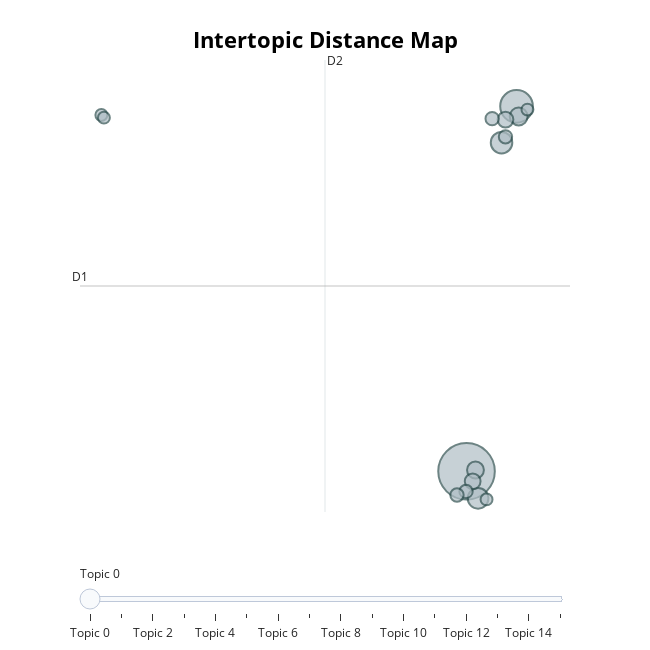

The cell this chart's notebook holds for it:
### Code cell
# run this cell to visualize the topics
step07_topic_model.visualize_topics()

### Figure 1 — Plotly figure (JSON) as saved in the notebook; plotly's stock layout.template omitted (floating-point values rounded to 4 significant figures)
{"data": [{"customdata": [[0, "world | america | new | people | years", 90], [1, "states | united | government | congress | public", 30], [2, "states | united | government | public | congress", 13], [3, "states | government | united | congress | country", 12], [4, "government | great | work | law | public", 9], [5, "government | states | law | united | gold", 8], [6, "government | states | public | general | united", 7], [7, "states | government | world | united | great", 7], [8, "states | government | public | congress | united", 5], [9, "bank | public | states | government | country", 5], [10, "states | united | great | government | congress", 5], [11, "states | year | government | united | congress", 5], [12, "war | world | shall | american | government", 4], [13, "national | reduction | country | federal | government", 4], [14, "states | government | united | constitution | congress", 4], [15, "information | provision | public | united | proper", 4]], "hovertemplate": "<b>Topic %{customdata[0]}</b><br>%{customdata[1]}<br>Size: %{customdata[2]}", "legendgroup": "", "marker": {"color": "#B0BEC5", "line": {"color": "DarkSlateGrey", "width": 2}, "size": [90, 30, 13, 12, 9, 8, 7, 7, 5, 5, 5, 5, 4, 4, 4, 4], "sizemode": "area", "sizeref": 0.05625, "symbol": "circle"}, "mode": "markers", "name": "", "orientation": "v", "showlegend": false, "type": "scatter", "x": [9.634, 11.8, 11.15, 10.13, 11.89, 10.02, 11.32, 9.899, 11.32, 10.74, 9.612, 9.221, -6.156, -6.046, 12.27, 10.5], "xaxis": "x", "y": [-2.354, 12.99, 11.46, -3.489, 12.56, -2.297, 12.43, -2.773, 11.71, 12.47, -3.197, -3.347, 12.62, 12.51, 12.85, -3.533], "yaxis": "y"}], "layout": {"annotations": [{"showarrow": false, "text": "D1", "x": -7.079, "y": 5.436, "yshift": 10}, {"showarrow": false, "text": "D2", "x": 3.514, "xshift": 10, "y": 14.93}], "height": 650, "hoverlabel": {"bgcolor": "white", "font": {"family": "Rockwell", "size": 16}}, "legend": {"itemsizing": "constant", "tracegroupgap": 0}, "margin": {"t": 60}, "shapes": [{"line": {"color": "#CFD8DC", "width": 2}, "type": "line", "x0": 3.514, "x1": 3.514, "y0": -4.062, "y1": 14.93}, {"line": {"color": "#9E9E9E", "width": 2}, "type": "line", "x0": -7.079, "x1": 14.11, "y0": 5.436, "y1": 5.436}], "sliders": [{"active": 0, "pad": {"t": 50}, "steps": [{"args": [{"marker.color": [["red", "#B0BEC5", "#B0BEC5", "#B0BEC5", "#B0BEC5", "#B0BEC5", "#B0BEC5", "#B0BEC5", "#B0BEC5", "#B0BEC5", "#B0BEC5", "#B0BEC5", "#B0BEC5", "#B0BEC5", "#B0BEC5", "#B0BEC5"]]}], "label": "Topic 0", "method": "update"}, {"args": [{"marker.color": [["#B0BEC5", "red", "#B0BEC5", "#B0BEC5", "#B0BEC5", "#B0BEC5", "#B0BEC5", "#B0BEC5", "#B0BEC5", "#B0BEC5", "#B0BEC5", "#B0BEC5", "#B0BEC5", "#B0BEC5", "#B0BEC5", "#B0BEC5"]]}], "label": "Topic 1", "method": "update"}, {"args": [{"marker.color": [["#B0BEC5", "#B0BEC5", "red", "#B0BEC5", "#B0BEC5", "#B0BEC5", "#B0BEC5", "#B0BEC5", "#B0BEC5", "#B0BEC5", "#B0BEC5", "#B0BEC5", "#B0BEC5", "#B0BEC5", "#B0BEC5", "#B0BEC5"]]}], "label": "Topic 2", "method": "update"}, {"args": [{"marker.color": [["#B0BEC5", "#B0BEC5", "#B0BEC5", "red", "#B0BEC5", "#B0BEC5", "#B0BEC5", "#B0BEC5", "#B0BEC5", "#B0BEC5", "#B0BEC5", "#B0BEC5", "#B0BEC5", "#B0BEC5", "#B0BEC5", "#B0BEC5"]]}], "label": "Topic 3", "method": "update"}, {"args": [{"marker.color": [["#B0BEC5", "#B0BEC5", "#B0BEC5", "#B0BEC5", "red", "#B0BEC5", "#B0BEC5", "#B0BEC5", "#B0BEC5", "#B0BEC5", "#B0BEC5", "#B0BEC5", "#B0BEC5", "#B0BEC5", "#B0BEC5", "#B0BEC5"]]}], "label": "Topic 4", "method": "update"}, {"args": [{"marker.color": [["#B0BEC5", "#B0BEC5", "#B0BEC5", "#B0BEC5", "#B0BEC5", "red", "#B0BEC5", "#B0BEC5", "#B0BEC5", "#B0BEC5", "#B0BEC5", "#B0BEC5", "#B0BEC5", "#B0BEC5", "#B0BEC5", "#B0BEC5"]]}], "label": "Topic 5", "method": "update"}, {"args": [{"marker.color": [["#B0BEC5", "#B0BEC5", "#B0BEC5", "#B0BEC5", "#B0BEC5", "#B0BEC5", "red", "#B0BEC5", "#B0BEC5", "#B0BEC5", "#B0BEC5", "#B0BEC5", "#B0BEC5", "#B0BEC5", "#B0BEC5", "#B0BEC5"]]}], "label": "Topic 6", "method": "update"}, {"args": [{"marker.color": [["#B0BEC5", "#B0BEC5", "#B0BEC5", "#B0BEC5", "#B0BEC5", "#B0BEC5", "#B0BEC5", "red", "#B0BEC5", "#B0BEC5", "#B0BEC5", "#B0BEC5", "#B0BEC5", "#B0BEC5", "#B0BEC5", "#B0BEC5"]]}], "label": "Topic 7", "method": "update"}, {"args": [{"marker.color": [["#B0BEC5", "#B0BEC5", "#B0BEC5", "#B0BEC5", "#B0BEC5", "#B0BEC5", "#B0BEC5", "#B0BEC5", "red", "#B0BEC5", "#B0BEC5", "#B0BEC5", "#B0BEC5", "#B0BEC5", "#B0BEC5", "#B0BEC5"]]}], "label": "Topic 8", "method": "update"}, {"args": [{"marker.color": [["#B0BEC5", "#B0BEC5", "#B0BEC5", "#B0BEC5", "#B0BEC5", "#B0BEC5", "#B0BEC5", "#B0BEC5", "#B0BEC5", "red", "#B0BEC5", "#B0BEC5", "#B0BEC5", "#B0BEC5", "#B0BEC5", "#B0BEC5"]]}], "label": "Topic 9", "method": "update"}, {"args": [{"marker.color": [["#B0BEC5", "#B0BEC5", "#B0BEC5", "#B0BEC5", "#B0BEC5", "#B0BEC5", "#B0BEC5", "#B0BEC5", "#B0BEC5", "#B0BEC5", "red", "#B0BEC5", "#B0BEC5", "#B0BEC5", "#B0BEC5", "#B0BEC5"]]}], "label": "Topic 10", "method": "update"}, {"args": [{"marker.color": [["#B0BEC5", "#B0BEC5", "#B0BEC5", "#B0BEC5", "#B0BEC5", "#B0BEC5", "#B0BEC5", "#B0BEC5", "#B0BEC5", "#B0BEC5", "#B0BEC5", "red", "#B0BEC5", "#B0BEC5", "#B0BEC5", "#B0BEC5"]]}], "label": "Topic 11", "method": "update"}, {"args": [{"marker.color": [["#B0BEC5", "#B0BEC5", "#B0BEC5", "#B0BEC5", "#B0BEC5", "#B0BEC5", "#B0BEC5", "#B0BEC5", "#B0BEC5", "#B0BEC5", "#B0BEC5", "#B0BEC5", "red", "#B0BEC5", "#B0BEC5", "#B0BEC5"]]}], "label": "Topic 12", "method": "update"}, {"args": [{"marker.color": [["#B0BEC5", "#B0BEC5", "#B0BEC5", "#B0BEC5", "#B0BEC5", "#B0BEC5", "#B0BEC5", "#B0BEC5", "#B0BEC5", "#B0BEC5", "#B0BEC5", "#B0BEC5", "#B0BEC5", "red", "#B0BEC5", "#B0BEC5"]]}], "label": "Topic 13", "method": "update"}, {"args": [{"marker.color": [["#B0BEC5", "#B0BEC5", "#B0BEC5", "#B0BEC5", "#B0BEC5", "#B0BEC5", "#B0BEC5", "#B0BEC5", "#B0BEC5", "#B0BEC5", "#B0BEC5", "#B0BEC5", "#B0BEC5", "#B0BEC5", "red", "#B0BEC5"]]}], "label": "Topic 14", "method": "update"}, {"args": [{"marker.color": [["#B0BEC5", "#B0BEC5", "#B0BEC5", "#B0BEC5", "#B0BEC5", "#B0BEC5", "#B0BEC5", "#B0BEC5", "#B0BEC5", "#B0BEC5", "#B0BEC5", "#B0BEC5", "#B0BEC5", "#B0BEC5", "#B0BEC5", "red"]]}], "label": "Topic 15", "method": "update"}]}], "title": {"font": {"color": "Black", "size": 22}, "text": "<b>Intertopic Distance Map</b>", "x": 0.5, "xanchor": "center", "y": 0.95, "yanchor": "top"}, "width": 650, "xaxis": {"anchor": "y", "domain": [0, 1], "range": [-7.079, 14.11], "title": {"text": ""}, "visible": false}, "yaxis": {"anchor": "x", "domain": [0, 1], "range": [-4.062, 14.93], "title": {"text": ""}, "visible": false}}}
